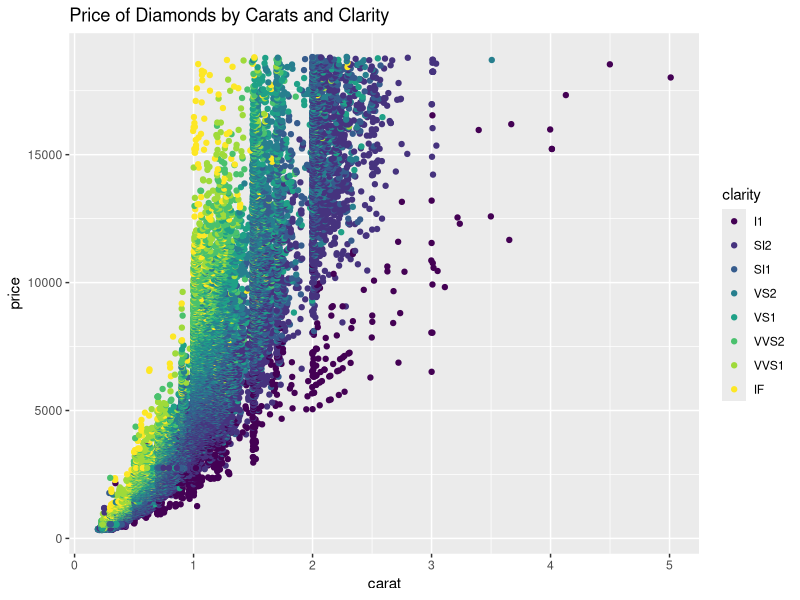
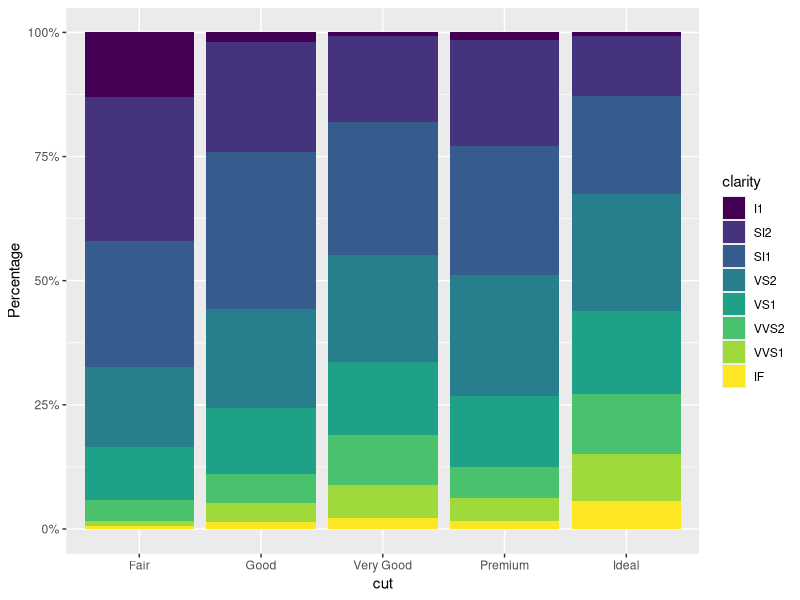

Write the R code that produced these figures, in order.
## ---- chunk 1

#| echo: false

library(tidyverse) 
library(ggplot2)

df<-diamonds

## ---- chunk 2

# 1 structure

str(diamonds)

# 2 summary

summary(diamonds)

## ---- chunk 3

# 3 frequency of colors

diamonds %>% count(color)

# 4 freq of cuts by color

diamonds %>% group_by(color,cut) %>% summarize(n())

## ---- chunk 4

#6 scatter plot 
ggplot(diamonds,aes(x=carat,y=price,color=clarity)) + geom_jitter() + labs(title="Price of Diamonds by Carats and Clarity")
## ---- chunk 5
# example of label_percent from book R for Data Science 

library(ggrepel) 
library(scales)

ggplot(diamonds, aes(x =cut, fill =clarity))+ geom_bar(position ="fill")+ scale_y_continuous(name ="Percentage", labels =label_percent())
